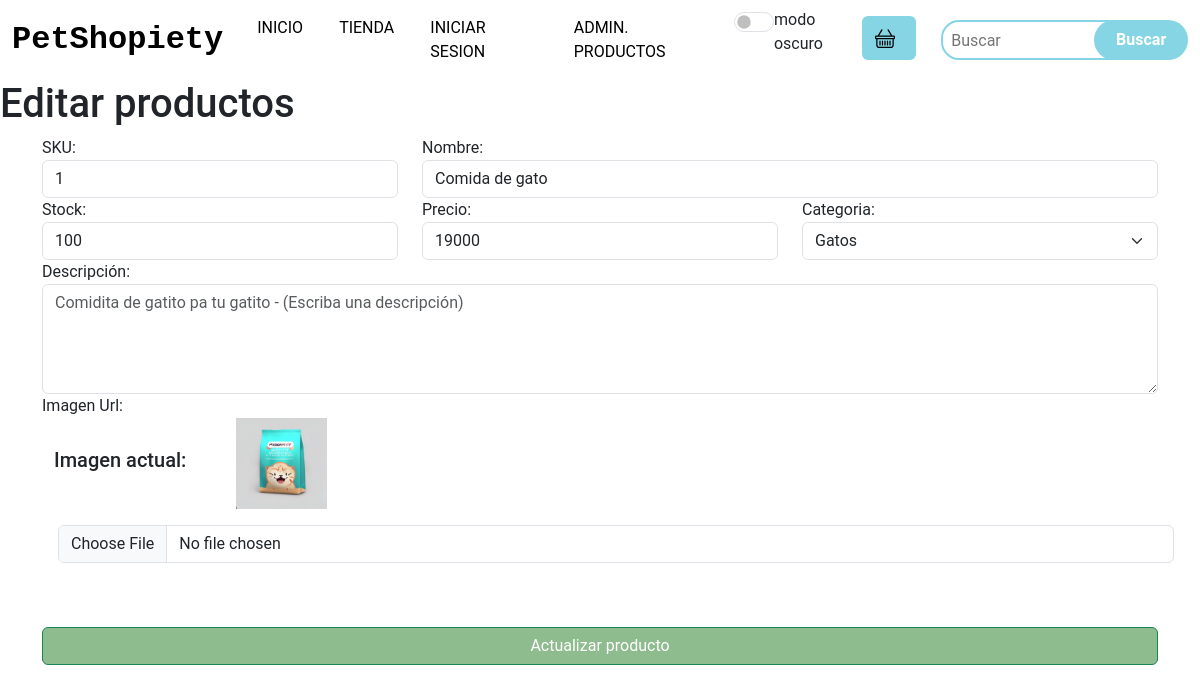
The page /editarProducto/1 on the database as committed earlier.
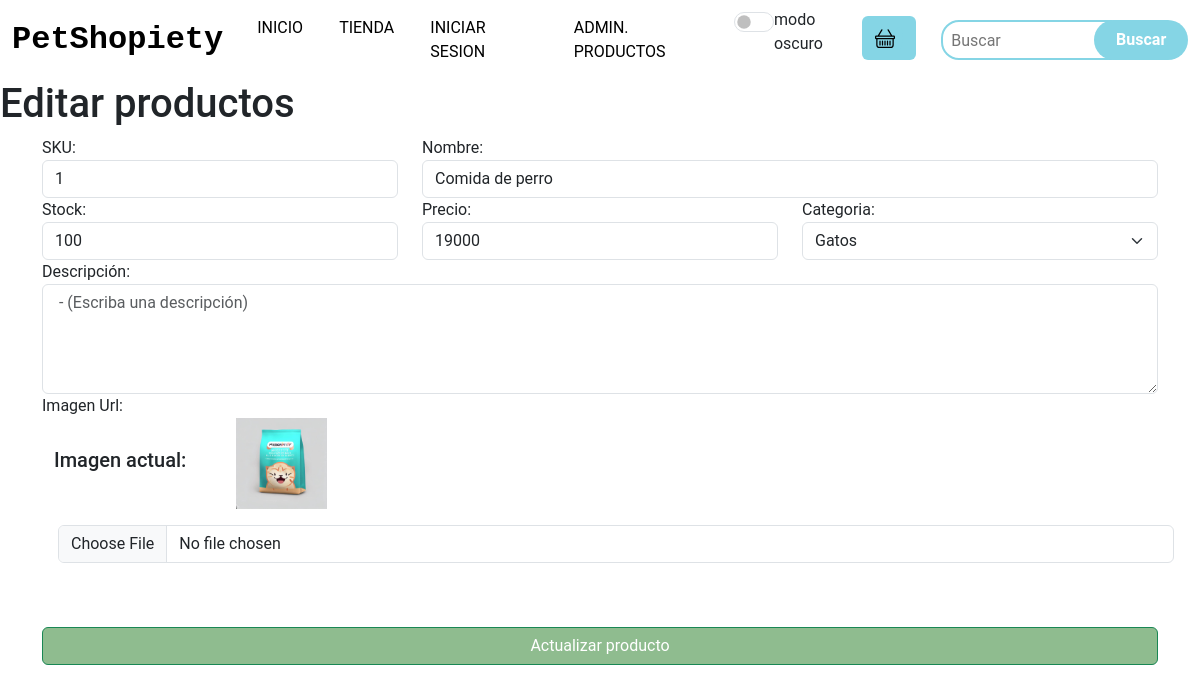
The same page on the database as committed later.
### apps/PetShopiety/models.py (models this page shows, shortened)
class Producto(models.Model):
    sku = models.IntegerField(primary_key=True)
    nombre = models.CharField(max_length=50)
    stock = models.IntegerField()
    precio = models.IntegerField()
    descripcion = models.CharField(max_length=200)
    id_cat = models.ForeignKey(Categoria, on_delete=models.CASCADE)
    img_url = models.ImageField(upload_to='imagenesProducto')

class Categoria(models.Model):
    id_categoria = models.IntegerField(primary_key=True)
    nombre_categoria = models.CharField(max_length=100)

### apps/PetShopiety/views.py (the view)
# urls.py: path('editarProducto/<sku>', views.editarProducto),
def editarProducto(request, sku):
    categorias = Categoria.objects.all()
    productos = Producto.objects.get(sku=sku)
    return render(request, "editarProducto.html", {"prod": productos, "cate": categorias})

### apps/PetShopiety/templates/editarProducto.html (shortened to what the changed rows need)
<html lang="en">
{%load static%}
<head>
    <link href="https://cdn.jsdelivr.net/npm/bootstrap@5.3.0-alpha3/dist/css/bootstrap.min.css" rel="stylesheet"
 />
    <link rel="stylesheet" href="https://cdn.jsdelivr.net/npm/bootstrap-icons@1.10.5/font/bootstrap-icons.css">
    {% block head %}
    <link rel="stylesheet" href="{% static 'css/style.css' %}">
    {% endblock %}
</head>
<body>
    <h1>Editar productos</h1>
    <div class="container">
        <form action="/editarProductoForm/{{prod.sku}}" method="POST" enctype="multipart/form-data"> {% csrf_token %}
            <div class="row">
                <div class="col-md-4">
                    <label for="txtSku">SKU:</label>
                    <input readonly value="{{prod.sku}}" name="txtSku" id="txtSku" type="text" class="form-control">
                </div>
                <div class="col-md-8">
                    <label for="txtNombre">Nombre:</label>
                    <input value="{{prod.nombre}}" name="producto" id="txtNombre" type="text" class="form-control">
                </div>
                <div class="col-md-4">
                    <label for="txtStock">Stock:</label>
                    <input value="{{prod.stock}}" name="cantidad" id="txtStock" type="text" class="form-control">
                </div>
                <div class="col-md-4">
                    <label for="txtPrecio">Precio:</label>
                    <input value="{{prod.precio}}" name="precio" id="txtPrecio" type="text" class="form-control">
                </div>
                <div class="col-md-4">
                    <label for="cmbCategoria">Categoria:</label>
                    <select name="cmbCategoria" class="form-select" aria-label="Default select example">
                        {% for c in cate %}
                        <option value="{{c.id_categoria}}" {% if c.id_categoria == prod.id_cat.id_categoria %}selected {% endif %} >{{c.nombre_categoria}}</option>
                        {% endfor %}
                    </select>
                </div>
                <div class="col-md-12">
                    <label for="txtDescripcion">Descripción:</label>
                    <textarea name="descripcion" id="" class="form-control"
                        placeholder="{{prod.descripcion}} - (Escriba una descripción)" cols="30" rows="4"></textarea>
                </div>
                <div class="">
                    <label for="txtImg">Imagen Url:</label>
                    <div class="container d-flex align-items-center">
                        <h5 class="col-2">Imagen actual:</h5>
                        <img src="{{prod.img_url.url}}" class="col-1" alt="">
                    </div>
                    <input value="{{prod.img_url}}" name="img" id="txtImg" type="file" class="form-control m-3">
                </div>
            </div>
        </form>
    </div>
</body>
</html>

Rows that differ between the two databases and show on the page:
changed Producto "Gatos": producto "Comida de gato" → "Comida de perro"; descripcion "Comidita de gatito pa tu gatito - (Escriba una descripción)" → "- (Escriba una descripción)"
